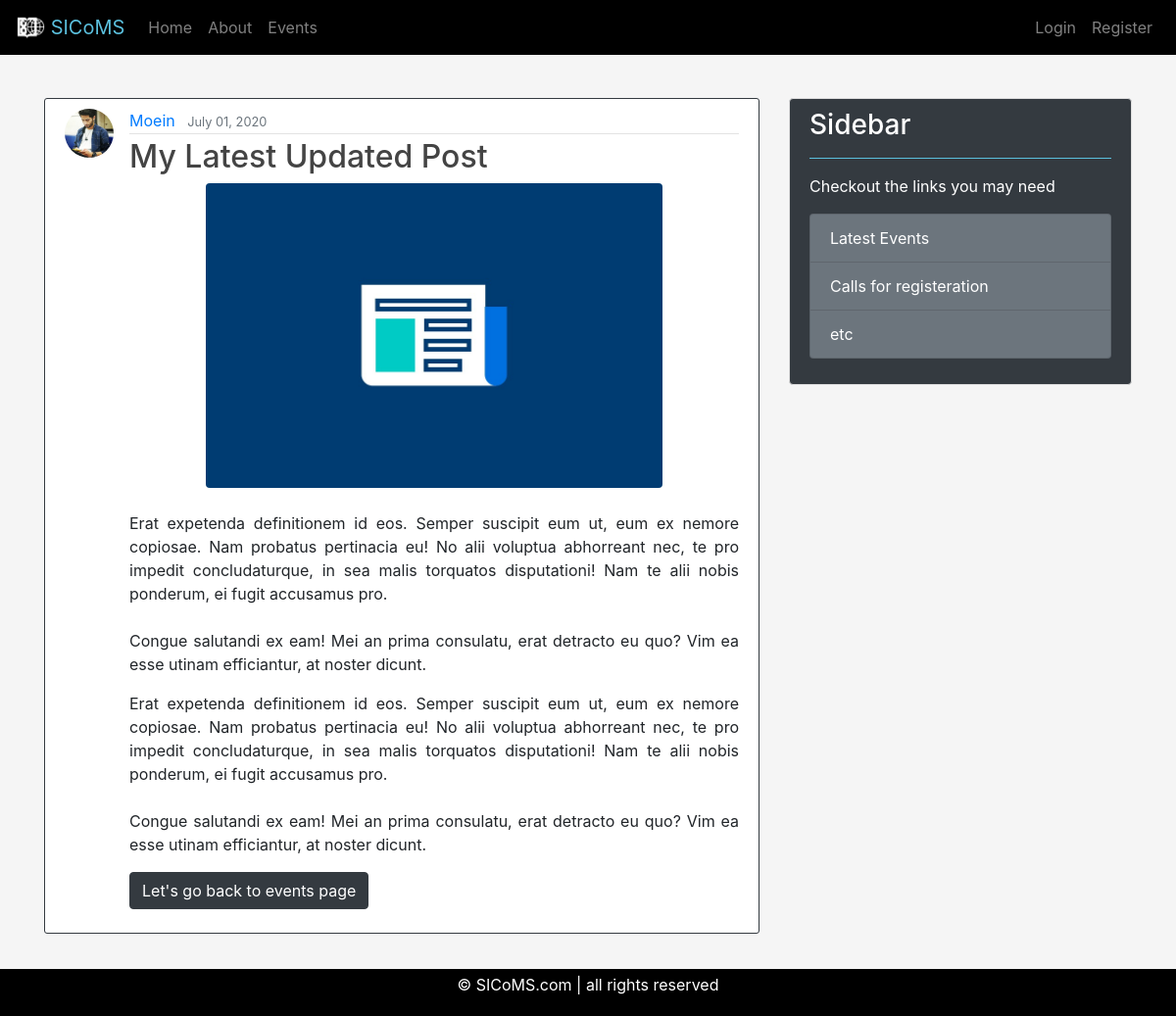
/events/event/35/, run on the app's committed database.
### events/models.py (models this page shows, shortened)
class Event(models.Model):
    CATEGORIES = (
        ('RES', 'Research'),
        ('VIS', 'Visit'),
        ('SCH', 'School'),
        ('CON', 'Conference'),
        ('COM', 'Competition')
    )
    title = models.CharField(max_length=100)
    photo = models.ImageField(default="post_default.jpg",
                              upload_to="post_pics")
    category = models.CharField(max_length=3, choices=CATEGORIES, null=True)
    summary = models.TextField(max_length=500)
    explanation = models.TextField()
    date_posted = models.DateTimeField(default=timezone.now)
    author = models.ForeignKey(User, on_delete=models.CASCADE)

### users/models.py (models this page shows, shortened)
class Profile(models.Model):
    MAJORS = (
        ('MED', "Medicine"),
        ('OTH', 'Other'),
    )
    user = models.OneToOneField(User, on_delete=models.CASCADE)
    image = models.ImageField(default='profile_default.jpg',
                              upload_to='profile_pics')
    first_name = models.CharField(max_length=50, null=True)
    last_name = models.CharField(max_length=50, null=True)
    major = models.CharField(max_length=3,
                             choices=MAJORS,
                             null=True)
    semester = models.SmallIntegerField(null=True)
    student_id = models.CharField(max_length=12, null=True)
    university = models.CharField(max_length=60, null=True)

### events/views.py (the view)
# urls.py: path('event/<int:pk>/', EventDetailView.as_view(), name="event-detail"),
class EventDetailView(DetailView):
    model = Event

### events/templates/events/event_detail.html (shortened to what this page needs)
{% extends "homepage/base.html" %}
{% load static %}
{% block innercontent %}
    <article class="media content-section border-dark pb-4">
        <img  class="rounded-circle article-img" src="{{ object.author.profile.image.url }}" alt="">
        <div class="media-body" id="this">
        <div class="article-metadata">
            <a class="mr-2" href="{% url 'user-events' object.author.username %}" id="hover">{{ object.author }}</a>
            <small class="text-muted">{{ object.date_posted|date:"F d, Y" }}</small>
        </div>
        <h2 class="article-title">{{ object.title }}</h2>
        <img alt="" class="w-75 mx-auto d-block rounded" src="{{ event.photo.url }}"><br>
        <p class="article-content text-justify">{{ object.summary }}</p>
        <p class="article-content text-justify">{{ object.explanation }}</p>
        <a href="{% url 'events-home' %}" class="btn btn-dark">Let's go back to events page</a>
        </div>
    </article>
{% endblock innercontent %}

### homepage/static/homepage/main.css (style rules this page uses)
body { margin-top: 100px; background-color: whitesmoke; }
.content-section { background: #ffffff; padding: 10px 20px; border: 1px solid #dddddd; border-radius: 3px; margin-bottom: 20px; }
.article-title { color: #444444; }
.article-content { white-space: pre-line; width: 100%; text-align: left; }
.article-img { height: 50px; width: 50px; margin-right: 16px; }
.article-metadata { padding-bottom: 1px; margin-bottom: 4px; border-bottom: 1px solid #e3e3e3 }

### data on the page
Event: author.profile.image (picture), author "Moein", date_posted "July 01, 2020", title "My Latest Updated Post", photo (placeholder picture), summary "Erat expetenda definitionem id eos. Semper suscipit eum ut, eum ex nemore copiosae. Nam probatus pertinacia eu! No alii voluptua abhorreant nec, te pro impedit concludaturque, in sea malis torquatos disputationi! Nam te alii nobis ponderum, ei fugit accusamus pro. Congue salutandi ex eam! Mei an prima consulatu, erat detracto eu quo? Vim ea esse utinam efficiantur, at noster dicunt.", explanation "Erat expetenda definitionem id eos. Semper suscipit eum ut, eum ex nemore copiosae. Nam probatus pertinacia eu! No alii voluptua abhorreant nec, te pro impedit concludaturque, in sea malis torquatos disputationi! Nam te alii nobis ponderum, ei fugit accusamus pro. Congue salutandi ex eam! Mei an prima consulatu, erat detracto eu quo? Vim ea esse utinam efficiantur, at noster dicunt."
